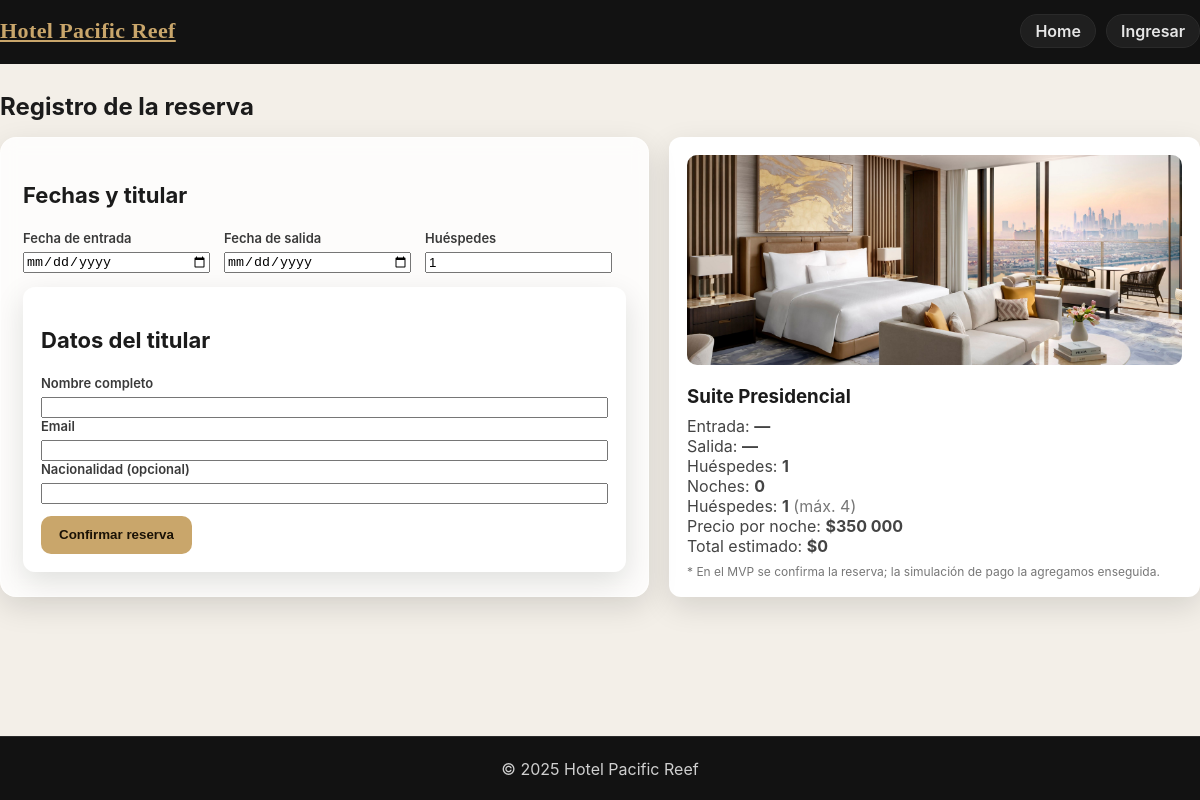
/registro/1/, run on the app's committed database.
### hotel/models.py (models this page shows, shortened)
class Room(models.Model):
    name = models.CharField(max_length=120)
    category = models.CharField(max_length=80, blank=True)
    capacity = models.PositiveIntegerField(default=2)
    price_per_night = models.DecimalField(max_digits=10, decimal_places=0)  # CLP
    description = models.TextField(blank=True)
    is_active = models.BooleanField(default=True)

### hotel/views.py (the view)
# urls.py: path('registro/<int:room_id>/', views.checkout, name='checkout'),
def checkout(request, room_id):
    room = get_object_or_404(Room, pk=room_id, is_active=True)
    ci, co, guests = _parse_dates(request)
    initial = {}
    if ci:
        initial["check_in"] = ci
    if co:
        initial["check_out"] = co
    if guests:
        initial["guests"] = guests
    error = None
    if request.method == "POST":
        form = CheckoutForm(request.POST)
        if form.is_valid():
            ci = form.cleaned_data["check_in"]
            co = form.cleaned_data["check_out"]
            guests = form.cleaned_data["guests"]
            if ci >= co:
                error = "Las fechas no son válidas."
            elif guests > room.capacity:
                error = "La habitación no soporta esa cantidad de huéspedes."
            elif not room.is_available(ci, co):
                error = "La habitación no está disponible en esas fechas."
            else:
                nights = (co - ci).days
                total = nights * room.price_per_night
                res = Reservation.objects.create(
                    room=room,
                    check_in=ci,
                    check_out=co,
                    guests=guests,
                    holder_name=form.cleaned_data["holder_name"],
                    holder_email=form.cleaned_data["holder_email"],
                    total_amount=total,   # <- consistente
                )
                return redirect("confirmation", res_id=res.id)
        else:
            error = "Revisa los campos del formulario."
    else:
        form = CheckoutForm(initial=initial)
    nights = (co - ci).days if (ci and co and ci < co) else 0
    total = nights * room.price_per_night if nights else 0
    images = RoomImage.objects.filter(room=room)
    ctx = dict(
        room=room,
        images=images,
        form=form,
        error=error,
        check_in=ci,
        check_out=co,
        guests=guests or 1,
        nights=nights,
        total=total,
    )
    return render(request, "hotel/checkout.html", ctx)

### hotel/forms.py
class CheckoutForm(forms.Form):
    check_in = forms.DateField(widget=forms.DateInput(attrs={"type": "date"}))
    check_out = forms.DateField(widget=forms.DateInput(attrs={"type": "date"}))
    guests = forms.IntegerField(min_value=1, initial=1)
    holder_name = forms.CharField(label="Nombre completo", max_length=120)
    holder_email = forms.EmailField(label="Email")
    nationality = forms.CharField(label="Nacionalidad (opcional)", max_length=60, required=False)

### hotel/views.py (called while the page is built)
def _parse_dates(request):
    ci = request.GET.get("check_in")
    co = request.GET.get("check_out")
    guests = request.GET.get("guests") or "1"
    try:
        check_in = datetime.strptime(ci, "%Y-%m-%d").date() if ci else None
        check_out = datetime.strptime(co, "%Y-%m-%d").date() if co else None
        guests = int(guests)
    except Exception:
        return None, None, 1
    return check_in, check_out, guests

### templates/hotel/checkout.html (shortened to what this page needs)
{% extends "base.html" %}
{% load static %}
{% load humanize %}
{% block content %}
<div class="container" style="padding:28px 0">
  <h2 style="margin-bottom:16px">Registro de la reserva</h2>
  <div class="checkout-grid">
    <div class="card glass">
      <h3 class="card__title">Fechas y titular</h3>
      <form method="post" class="form" style="margin-top:10px">
        <div class="field">
          <span class="label">Fecha de entrada</span>
          {{ form.check_in }}
        </div>
        <div class="field">
          <span class="label">Fecha de salida</span>
          {{ form.check_out }}
        </div>
        <div class="field">
          <span class="label">Huéspedes</span>
          {{ form.guests }}
        </div>
        <div class="card" style="grid-column:1/-1;background:#fff;padding:18px;border-radius:12px">
          <h3 class="card__title">Datos del titular</h3>
          <div class="field" style="margin-top:8px">
            <span class="label">Nombre completo</span>
            {{ form.holder_name }}
          </div>
          <div class="field">
            <span class="label">Email</span>
            {{ form.holder_email }}
          </div>
          <div class="field">
            <span class="label">Nacionalidad (opcional)</span>
            {{ form.nationality }}
          </div>
          <button class="btn btn--primary" style="margin-top:12px">Confirmar reserva</button>
        </div>
      </form>
    </div>
    <div class="card" style="background:#fff;padding:18px;border-radius:12px">
      {% with img=room.roomimage_set.first %}
        {% if img %}
          {% if img.image %}
            <img src="{{ img.image.url }}" alt="{{ room.name }}"
                 style="width:100%;height:210px;object-fit:cover;border-radius:10px;margin-bottom:10px">
          {% elif img.image_url %}
            <img src="{{ img.image_url }}" alt="{{ room.name }}"
                 style="width:100%;height:210px;object-fit:cover;border-radius:10px;margin-bottom:10px">
          {% else %}
            <div style="height:210px;background:#eee;border-radius:10px;margin-bottom:10px"></div>
          {% endif %}
        {% else %}
          {% if room.category|lower == "presidencial" %}
            <img src="{% static 'images/vip.jpg' %}" alt="{{ room.name }}"
                 style="width:100%;height:210px;object-fit:cover;border-radius:10px;margin-bottom:10px">
          {% elif room.category|lower == "ejecutiva" %}
            <img src="{% static 'images/eje.jpg' %}" alt="{{ room.name }}"
                 style="width:100%;height:210px;object-fit:cover;border-radius:10px;margin-bottom:10px">
          {% elif room.category|lower == "turista" %}
            <img src="{% static 'images/eco.png' %}" alt="{{ room.name }}"
                 style="width:100%;height:210px;object-fit:cover;border-radius:10px;margin-bottom:10px">
          {% else %}
            <div style="height:210px;background:#eee;border-radius:10px;margin-bottom:10px"></div>
          {% endif %}
        {% endif %}
      {% endwith %}
      <h3 style="margin:6px 0">{{ room.name }}</h3>
      <ul style="list-style:none;padding:0;margin:8px 0;color:#444">
        <li>Entrada: <b>{{ check_in|default:"—" }}</b></li>
        <li>Salida: <b>{{ check_out|default:"—" }}</b></li>
        <li>Huéspedes: <b>{{ guests|default:"—" }}</b></li>
        <li>Noches: <b>{{ nights }}</b></li>
        <li>Huéspedes: <b>{{ guests }}</b> <span style="color:#777">(máx. {{ room.capacity }})</span></li>
        <li>Precio por noche: <b>${{ room.price_per_night|intcomma }}</b></li>
        <li>Total estimado: <b>${{ total|floatformat:0|intcomma }}</b></li>
      </ul>
      <p style="font-size:12px;color:#777;margin:8px 0 0">
        * En el MVP se confirma la reserva; la simulación de pago la agregamos enseguida.
      </p>
    </div>
  </div>
</div>
{% endblock %}

### static/css/styles.css (style rules this page uses)
:root { --bg:#f3efe8; --ink:#1b1b1b; --muted:#6d6d6d; --brand:#c9a66b; --brand-ink:#1a1206; --panel:rgba(255,255,255,.82); --card-shadow: 0 10px 30px rgba(0,0,0,.12); --radius:16px; --topbar-h:64px; --footer-h:64px; }
* { box-sizing:border-box }
html,body { height:100% }
body { margin:0; color:var(--ink); background:var(--bg); font-family: Inter, system-ui, -apple-system, Segoe UI, Roboto, Arial, sans-serif; overflow-x:hidden; }
h1,h2 { margin:0 0 .6rem }
.container { max-width:1200px;margin:0 auto;padding:0 20px }
.card { border-radius:var(--radius);box-shadow:var(--card-shadow) }
.glass { background:var(--panel); backdrop-filter:blur(8px) saturate(120%); -webkit-backdrop-filter:blur(8px) saturate(120%); border:1px solid rgba(255,255,255,.5); padding:22px; }
.card__title { font-size:22px;font-weight:700 }
.form { display:grid;gap:14px;grid-template-columns:1fr 1fr 1fr auto;align-items:end;margin-top:10px }
.field { display:flex;flex-direction:column;gap:6px }
.label { font-size:13px;color:#3a3a3a;font-weight:600 }
.btn { border:0;cursor:pointer;border-radius:10px;font-weight:600;line-height:1; transition:.18s ease;display:inline-flex;align-items:center;justify-content:center }
.btn--primary { background:var(--brand);color:var(--brand-ink);padding:12px 18px }
.checkout-grid { display:grid; grid-template-columns: 1.1fr .9fr; gap:20px; }

### data on the page
Room: name "Suite Presidencial", capacity "4", price_per_night "350 000"

### other printed values
{{ check_in|default:"—" }} "—"
{{ check_out|default:"—" }} "—"
{{ guests|default:"—" }} "1"
{{ nights }} "0"
{{ guests }} "1"
{{ total|floatformat:0|intcomma }} "0"
